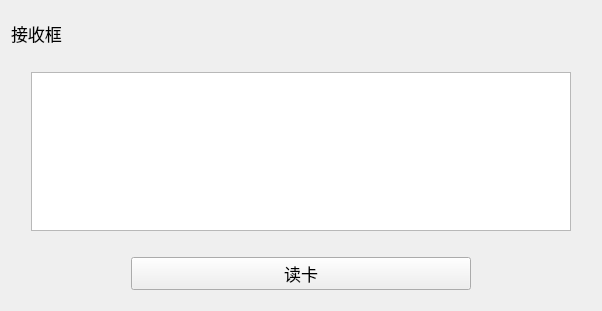
<?xml version="1.0" encoding="UTF-8"?>
<ui version="4.0">
 <class>MainWindow</class>
 <widget class="QMainWindow" name="MainWindow">
  <property name="geometry">
   <rect>
    <x>0</x>
    <y>0</y>
    <width>602</width>
    <height>311</height>
   </rect>
  </property>
  <property name="windowTitle">
   <string>MainWindow</string>
  </property>
  <widget class="QWidget" name="centralWidget">
   <layout class="QGridLayout" name="gridLayout_2">
    <item row="0" column="0">
     <layout class="QVBoxLayout" name="verticalLayout" stretch="1,25,1">
      <property name="topMargin">
       <number>10</number>
      </property>
      <property name="bottomMargin">
       <number>10</number>
      </property>
      <item>
       <layout class="QVBoxLayout" name="verticalLayout_2" stretch="0">
        <item>
         <widget class="QLabel" name="label">
          <property name="font">
           <font>
            <pointsize>13</pointsize>
           </font>
          </property>
          <property name="text">
           <string>接收框</string>
          </property>
         </widget>
        </item>
       </layout>
      </item>
      <item>
       <layout class="QVBoxLayout" name="verticalLayout_3">
        <property name="leftMargin">
         <number>20</number>
        </property>
        <property name="topMargin">
         <number>20</number>
        </property>
        <property name="rightMargin">
         <number>20</number>
        </property>
        <property name="bottomMargin">
         <number>20</number>
        </property>
        <item>
         <widget class="QTextEdit" name="m_textEdit_Receive"/>
        </item>
       </layout>
      </item>
      <item>
       <layout class="QVBoxLayout" name="verticalLayout_4">
        <property name="leftMargin">
         <number>120</number>
        </property>
        <property name="rightMargin">
         <number>120</number>
        </property>
        <item>
         <widget class="QPushButton" name="pushButton_ReadCard">
          <property name="font">
           <font>
            <pointsize>13</pointsize>
           </font>
          </property>
          <property name="text">
           <string>读卡</string>
          </property>
         </widget>
        </item>
       </layout>
      </item>
     </layout>
    </item>
   </layout>
  </widget>
 </widget>
 <layoutdefault spacing="6" margin="11"/>
 <resources/>
 <connections/>
</ui>
